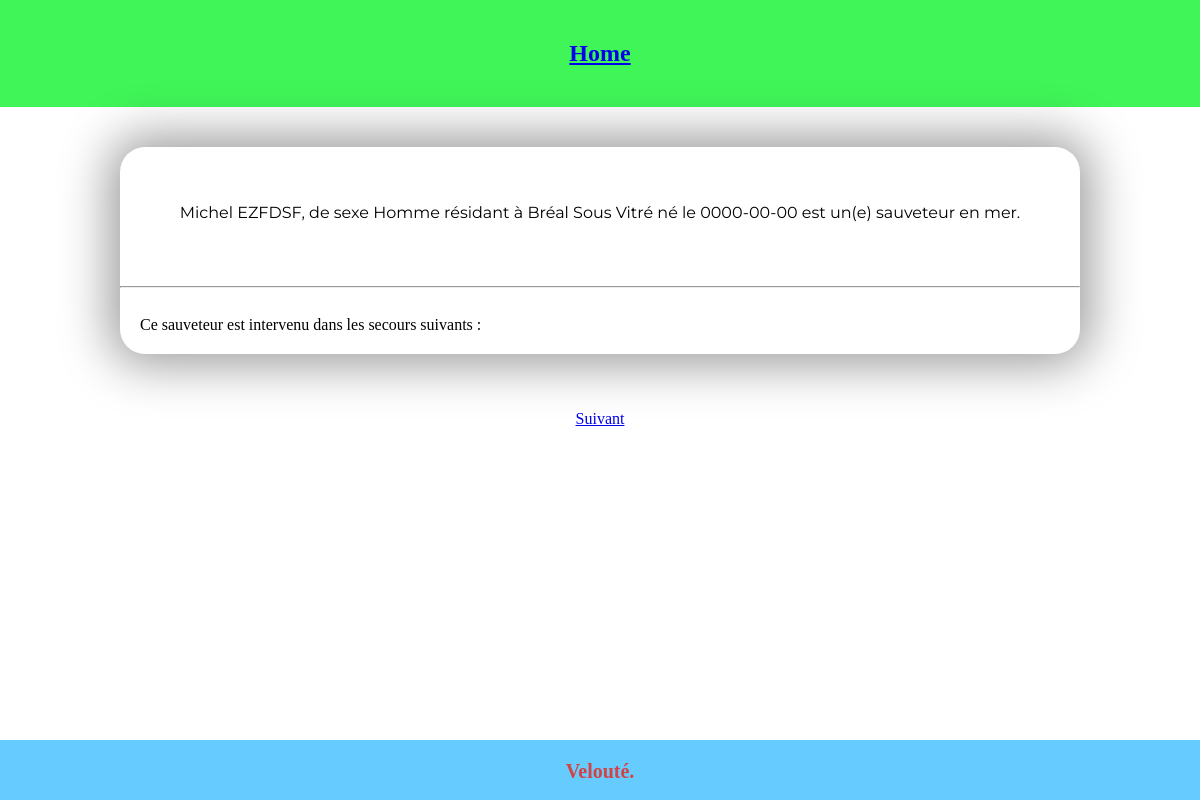
Page /sauveteurs.php?id=1 on the earlier database version.
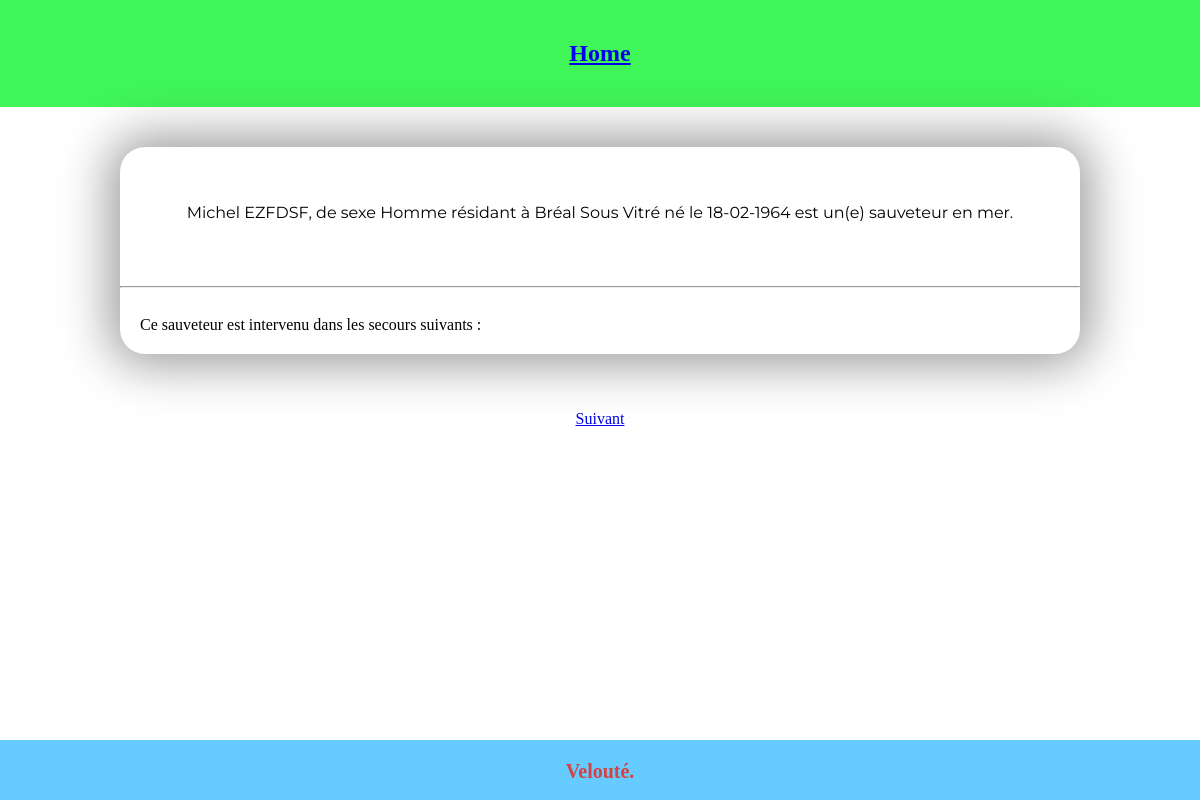
Same page on the later database version.
### tables this page shows
CREATE TABLE SAUVETEUR(
   Id_Sauv INT AUTO_INCREMENT,
   Nom_Sauv VARCHAR(50) NOT NULL,
   Prenom_Sauv VARCHAR(50) NOT NULL,
   Ville_Sauv VARCHAR(50),
   Date_Naissance_Sauv VARCHAR(25),
   Sexe_Sauv VARCHAR(1),
   Id_User INT NOT NULL,
   PRIMARY KEY(Id_Sauv),
   FOREIGN KEY(Id_User) REFERENCES UTILISATEUR(Id_User)
);

### src/sauveteurs.php (the view, shortened to what this page needs)
<?php
    $Sauv = array();
    if($_GET){
        $id = htmlspecialchars($_GET['id'], ENT_QUOTES);
        if($id > 0){
            $dbh = new PDO('mysql:host=mysql-generationterrible.alwaysdata.net;dbname=generationterrible_ndi', '251169_gt', '${{ secrets.SuperSecret }}', array(
                PDO::ATTR_PERSISTENT => true
            ));
            $sql = $dbh->prepare("SELECT * FROM SAUVETEUR WHERE Id_Sauv=".$id);
            $sql->execute();
            $Sauv = $sql->fetch(PDO::FETCH_ASSOC);
        } else {
            echo 'pas de bateau';
        }
    } else {
        echo 'pas de bateau';
    }
?>
<!DOCTYPE html>
<html lang="en">
<head>
    <link href="style.css" rel="stylesheet" type="text/css">
</head>
<body>
    <header>
        <nav>
            <h1><a href="index.php">Home</a></h1>
        </nav>
    </header>
    <div class="card">
        <div class="content">
            <p> <? echo $Sauv['Prenom_Sauv']; ?> <? echo $Sauv['Nom_Sauv']; ?>, de sexe <?php if($Sauv['Sexe_Sauv'] == 'H') { echo 'Homme'; } else { echo 'Femme'; }?> résidant à <? echo $Sauv['Ville_Sauv']; ?> né le <?php echo $Sauv['Date_Naissance_Sauv']; ?> est un(e) sauveteur en mer.</p>
        </div>
        <hr>
        <div class="badge">
        <?php
        echo "Ce sauveteur est intervenu dans les secours suivants : ";
        ?>
        </div>
    </div>
    <p style="text-align: center">
        <a href="sauveteurs.php?id=<?php echo ($id+1); ?>">Suivant</a>
    </p>
    <footer>
        <p>Velouté.</p>
    </footer>
</body>
</html>

### src/style.css (style rules this page uses)
body { width: 100%; margin: 0; padding: 0; box-sizing: border-box; min-height: 100vh; display: flex; flex-direction: column; }
.card { width: 80%; background: #ffffff; box-shadow: 0px 0px 50px 10px rgb(0,0,0,0.4); margin: auto; margin-top: 40px; border-radius: 25px; margin-bottom: 40px; }
.content { padding: 40px; }
.content p { font-family: 'Montserrat', sans-serif; text-align: center; }
.badge { padding: 20px; }
footer { width:100%; height:60px; background:#6cf; text-align: center; color: #d34343; font-size: 20px; font-weight: 700; margin-top: auto; }
header { padding: 20px; background: rgb(64, 245, 88); text-align: center; cursor: pointer; }

Differences in the rows shown:
changed sauveteur "Michel": Date_Naissance_Sauv "0000-00-00" → "18-02-1964"
